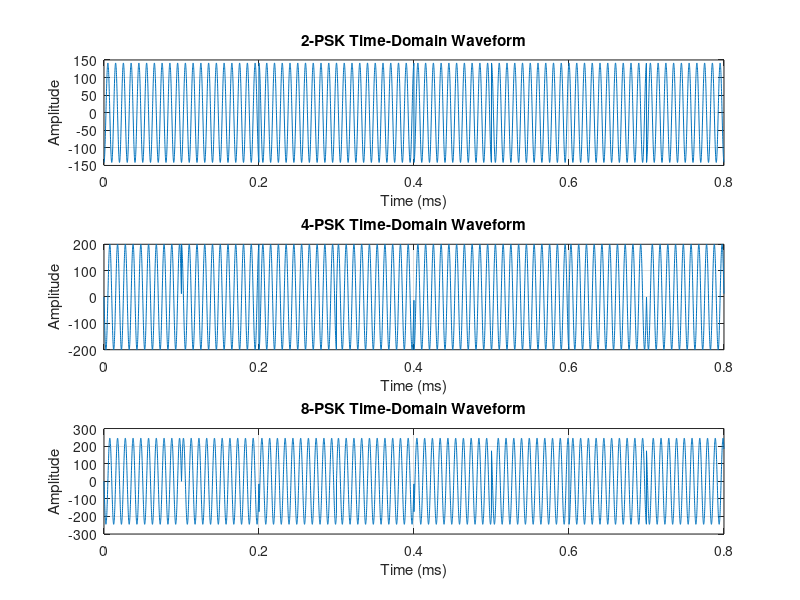
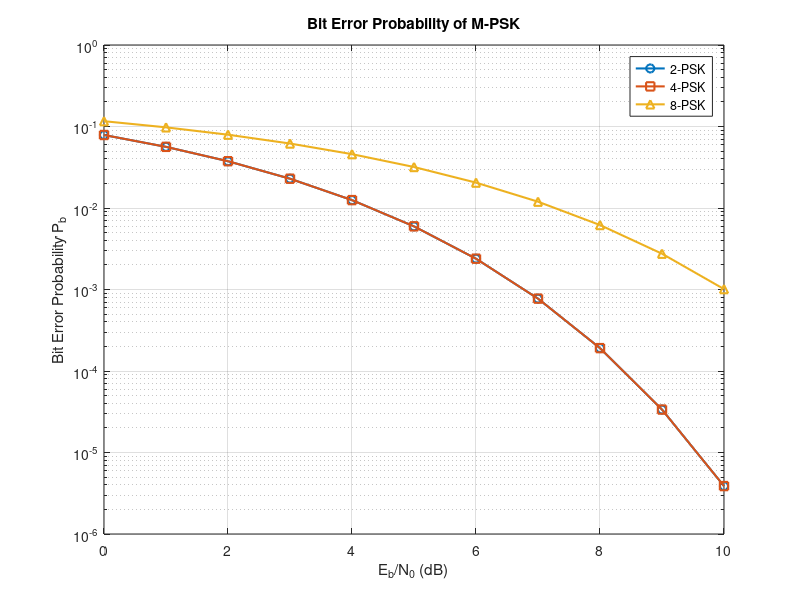
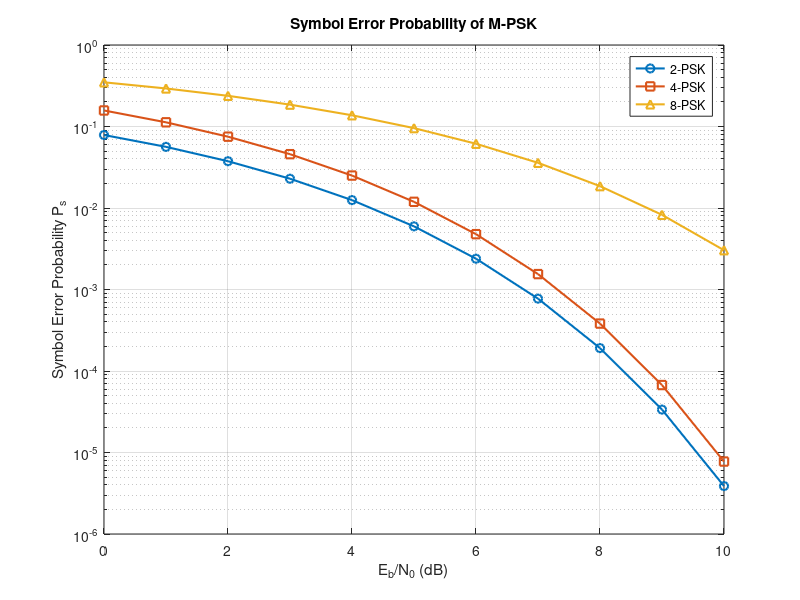

The MATLAB script that drew these images, in order:
clc; clear; close all;

%% Parameters
n = 1024;              % number of bits
fc = 100e3;            % carrier frequency = 100 kHz
Eb = 1;                % energy per bit
T = 0.1e-3;            % symbol duration = 0.1 ms
Fs = 10e6;             % sampling frequency
EbN0_dB = 0:1:10;
EbN0 = 10.^(EbN0_dB/10);

bits = randi([0 1], 1, n);

M_values = [2 4 8];

%% Time-domain PSK waveforms
figure;

for k = 1:length(M_values)
    M = M_values(k);
    bps = log2(M);              % bits per symbol
    Es = Eb * bps;              % symbol energy

    bit_matrix = reshape(bits(1:floor(n/bps)*bps), bps, []).';
    symbols = bi2de(bit_matrix, 'left-msb');

    phases = 2*pi*symbols/M;

    num_symbols_plot = 8;
    t_symbol = 0:1/Fs:T-1/Fs;
    waveform = [];

    for i = 1:num_symbols_plot
        s = sqrt(2*Es/T) * cos(2*pi*fc*t_symbol - phases(i));
        waveform = [waveform s];
    end

    t = (0:length(waveform)-1)/Fs;

    subplot(3,1,k);
    plot(t*1e3, waveform);
    grid on;
    xlabel('Time (ms)');
    ylabel('Amplitude');
    title([num2str(M) '-PSK Time-Domain Waveform']);
end

%% Error probability calculations
Pb_2 = qfunc(sqrt(2*EbN0));
Ps_2 = Pb_2;

Pb_4 = qfunc(sqrt(2*EbN0));
Ps_4 = erfc(sqrt(EbN0));

M = 8;
Ps_8 = 2*qfunc(sqrt(2*log2(M)*EbN0) * sin(pi/M));
Pb_8 = Ps_8 / log2(M);

%% Plot bit error probability
figure;
semilogy(EbN0_dB, Pb_2, 'o-', 'LineWidth', 1.5); hold on;
semilogy(EbN0_dB, Pb_4, 's-', 'LineWidth', 1.5);
semilogy(EbN0_dB, Pb_8, '^-', 'LineWidth', 1.5);
grid on;
xlabel('E_b/N_0 (dB)');
ylabel('Bit Error Probability P_b');
title('Bit Error Probability of M-PSK');
legend('2-PSK', '4-PSK', '8-PSK');

%% Plot symbol error probability
figure;
semilogy(EbN0_dB, Ps_2, 'o-', 'LineWidth', 1.5); hold on;
semilogy(EbN0_dB, Ps_4, 's-', 'LineWidth', 1.5);
semilogy(EbN0_dB, Ps_8, '^-', 'LineWidth', 1.5);
grid on;
xlabel('E_b/N_0 (dB)');
ylabel('Symbol Error Probability P_s');
title('Symbol Error Probability of M-PSK');
legend('2-PSK', '4-PSK', '8-PSK');
